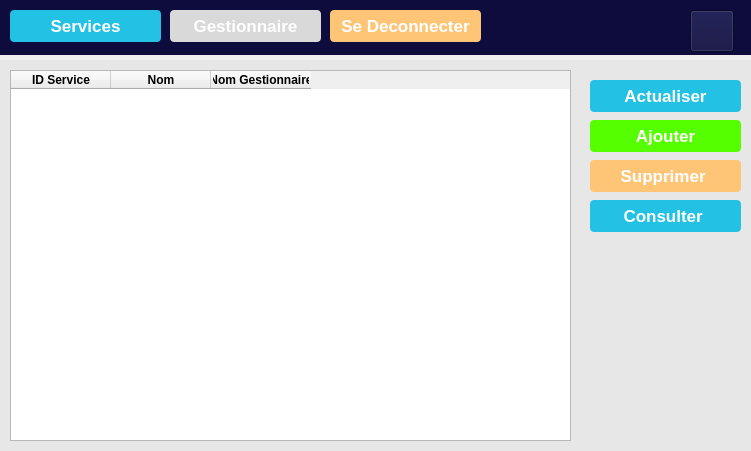
<?xml version="1.0" encoding="UTF-8"?>
<ui version="4.0">
 <class>Form</class>
 <widget class="QWidget" name="Form">
  <property name="geometry">
   <rect>
    <x>0</x>
    <y>0</y>
    <width>751</width>
    <height>451</height>
   </rect>
  </property>
  <property name="windowTitle">
   <string>Form</string>
  </property>
  <widget class="QLabel" name="label">
   <property name="geometry">
    <rect>
     <x>0</x>
     <y>60</y>
     <width>751</width>
     <height>391</height>
    </rect>
   </property>
   <property name="styleSheet">
    <string notr="true">background-color:rgb(231, 231, 231)</string>
   </property>
   <property name="text">
    <string/>
   </property>
  </widget>
  <widget class="QTableWidget" name="tableWidget">
   <property name="geometry">
    <rect>
     <x>10</x>
     <y>70</y>
     <width>561</width>
     <height>371</height>
    </rect>
   </property>
   <column>
    <property name="text">
     <string>ID Service</string>
    </property>
    <property name="font">
     <font>
      <weight>75</weight>
      <bold>true</bold>
     </font>
    </property>
   </column>
   <column>
    <property name="text">
     <string>Nom</string>
    </property>
    <property name="font">
     <font>
      <weight>75</weight>
      <bold>true</bold>
     </font>
    </property>
   </column>
   <column>
    <property name="text">
     <string>Nom Gestionnaire</string>
    </property>
    <property name="font">
     <font>
      <weight>75</weight>
      <bold>true</bold>
     </font>
    </property>
   </column>
  </widget>
  <widget class="QPushButton" name="pushButton">
   <property name="geometry">
    <rect>
     <x>590</x>
     <y>80</y>
     <width>151</width>
     <height>32</height>
    </rect>
   </property>
   <property name="font">
    <font>
     <pointsize>13</pointsize>
     <weight>75</weight>
     <bold>true</bold>
    </font>
   </property>
   <property name="styleSheet">
    <string notr="true">background-color:rgb(35, 193, 228);
 color:rgb(255, 255, 255);
border-radius:4px</string>
   </property>
   <property name="text">
    <string>Actualiser</string>
   </property>
  </widget>
  <widget class="QPushButton" name="pushButton_2">
   <property name="geometry">
    <rect>
     <x>590</x>
     <y>120</y>
     <width>151</width>
     <height>32</height>
    </rect>
   </property>
   <property name="font">
    <font>
     <pointsize>13</pointsize>
     <weight>75</weight>
     <bold>true</bold>
    </font>
   </property>
   <property name="styleSheet">
    <string notr="true">background-color:rgb(85, 255, 0);
 color:rgb(255, 255, 255);
border-radius:4px</string>
   </property>
   <property name="text">
    <string>Ajouter</string>
   </property>
  </widget>
  <widget class="QPushButton" name="pushButton_3">
   <property name="geometry">
    <rect>
     <x>590</x>
     <y>160</y>
     <width>151</width>
     <height>32</height>
    </rect>
   </property>
   <property name="font">
    <font>
     <pointsize>13</pointsize>
     <weight>75</weight>
     <bold>true</bold>
    </font>
   </property>
   <property name="styleSheet">
    <string notr="true">background-color:rgb(255, 197, 119);
 color:rgb(255, 255, 255);
border-radius:4px</string>
   </property>
   <property name="text">
    <string>Supprimer </string>
   </property>
  </widget>
  <widget class="QPushButton" name="pushButton_4">
   <property name="geometry">
    <rect>
     <x>590</x>
     <y>200</y>
     <width>151</width>
     <height>32</height>
    </rect>
   </property>
   <property name="font">
    <font>
     <pointsize>13</pointsize>
     <weight>75</weight>
     <bold>true</bold>
    </font>
   </property>
   <property name="styleSheet">
    <string notr="true">background-color:rgb(35, 193, 228);
 color:rgb(255, 255, 255);
border-radius:4px</string>
   </property>
   <property name="text">
    <string>Consulter </string>
   </property>
  </widget>
  <widget class="QLabel" name="label_2">
   <property name="geometry">
    <rect>
     <x>0</x>
     <y>0</y>
     <width>751</width>
     <height>55</height>
    </rect>
   </property>
   <property name="styleSheet">
    <string notr="true">background-color:rgb(13,12,60)</string>
   </property>
   <property name="text">
    <string/>
   </property>
  </widget>
  <widget class="QPushButton" name="pushButton_6">
   <property name="geometry">
    <rect>
     <x>10</x>
     <y>10</y>
     <width>151</width>
     <height>32</height>
    </rect>
   </property>
   <property name="font">
    <font>
     <pointsize>13</pointsize>
     <weight>75</weight>
     <bold>true</bold>
    </font>
   </property>
   <property name="styleSheet">
    <string notr="true">background-color:rgb(35, 193, 228);
 color:rgb(255, 255, 255);
border-radius:4px</string>
   </property>
   <property name="text">
    <string>Services</string>
   </property>
  </widget>
  <widget class="QPushButton" name="pushButton_7">
   <property name="geometry">
    <rect>
     <x>170</x>
     <y>10</y>
     <width>151</width>
     <height>32</height>
    </rect>
   </property>
   <property name="font">
    <font>
     <pointsize>13</pointsize>
     <weight>75</weight>
     <bold>true</bold>
    </font>
   </property>
   <property name="styleSheet">
    <string notr="true">background-color:rgb(217, 217, 217);
 color:rgb(255, 255, 255);
border-radius:4px</string>
   </property>
   <property name="text">
    <string>Gestionnaire</string>
   </property>
  </widget>
  <widget class="QPushButton" name="pushButton_8">
   <property name="geometry">
    <rect>
     <x>330</x>
     <y>10</y>
     <width>151</width>
     <height>32</height>
    </rect>
   </property>
   <property name="font">
    <font>
     <pointsize>13</pointsize>
     <weight>75</weight>
     <bold>true</bold>
    </font>
   </property>
   <property name="styleSheet">
    <string notr="true">background-color:rgb(255, 197, 119);
 color:rgb(255, 255, 255);
border-radius:4px</string>
   </property>
   <property name="text">
    <string>Se Deconnecter</string>
   </property>
  </widget>
  <widget class="QPushButton" name="pushButton_5">
   <property name="geometry">
    <rect>
     <x>690</x>
     <y>10</y>
     <width>44</width>
     <height>42</height>
    </rect>
   </property>
   <property name="styleSheet">
    <string notr="true">background-image:url(:/newPrefix/PFA Dev/icons8-personne-homme-40.png);
background-repeat: no-repeat;
background-color:rgb(13,12,60)</string>
   </property>
   <property name="text">
    <string/>
   </property>
  </widget>
 </widget>
 <resources>
  <include location="../ferf.qrc"/>
 </resources>
 <connections/>
</ui>
